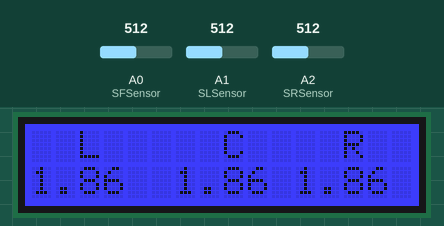
The sketch below on a simulated Arduino Uno, built with avr-gcc and run on an emulated ATmega328P. On the bench: 16×2 character LCD. The inputs (shaded band) are chosen by the test bench; at power-on: A0 (SFSensor) = 512, A1 (SLSensor) = 512, A2 (SRSensor) = 512.

Above: at 1.2 s.
1.3 s: A0 (SFSensor) set to 716
At 2.3 s:
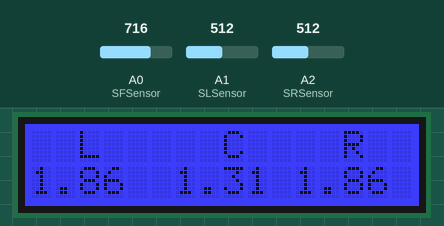
2.9 s: A1 (SLSensor) set to 716
At 3.4 s:
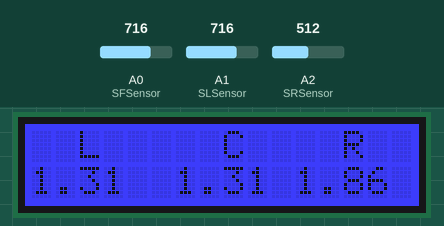
4.5 s: A2 (SRSensor) set to 716
At 5.8 s:
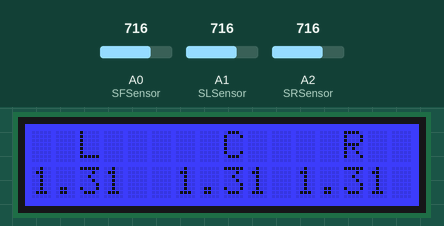
6.2 s: A0 (SFSensor) set to 900
At 6.9 s:
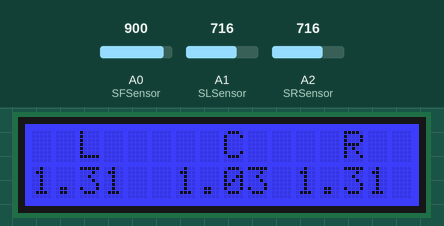
7.9 s: A1 (SLSensor) set to 900
At 9.2 s:
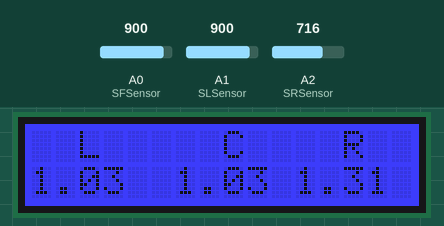
9.5 s: A2 (SRSensor) set to 900
At 10.4 s:
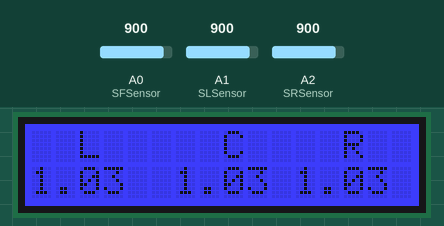
Timing chart, 0 to 12.2 s (numbered marks = the images above; inputs shaded):
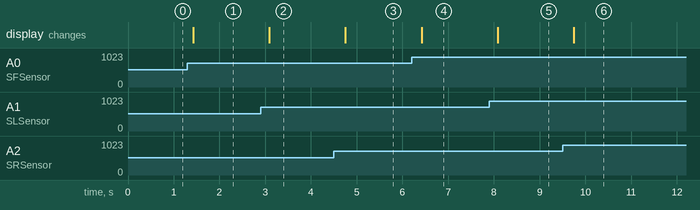

Measured:
- after the input at 1.3 s, the display: changes after 0.13 s (image 1)
- after the input at 2.9 s, the display: changes after 0.19 s (image 2)
- after the input at 4.5 s, the display: changes after 0.25 s (image 3)
- after the input at 6.2 s, the display: changes after 0.22 s (image 4)
- after the input at 7.9 s, the display: changes after 0.18 s (image 5)
- after the input at 9.5 s, the display: changes after 0.24 s (image 6)

The sketch:

sensor_setup.ino
```cpp
#include <Wire.h>
#include <Adafruit_RGBLCDShield.h>
#include <utility/Adafruit_MCP23017.h>
#define RED 0x1
#define YELLOW 0x3
#define GREEN 0x2
#define TEAL 0x6
#define BLUE 0x4
#define VIOLET 0x5
#define WHITE 0x7

Adafruit_RGBLCDShield lcd = Adafruit_RGBLCDShield();

const int SFSensor = A0;  // Analog input pin that the potentiometer is attached to
const int SLSensor = A1;  // Analog input pin that the potentiometer is attached to
const int SRSensor = A2;  // Analog input pin that the potentiometer is attached to
const int LFSensor = A3;  // Analog input pin that the potentiometer is attached to

float SFValue = 0;
float SLValue = 0;
float SRValue = 0;
float LFValue = 0;


void setup() {
  // initialize serial communications at 9600 bps:
  Serial.begin(9600);
  lcd.begin(16, 2);
}

void loop() {
  //Clears the lcd and sets cursor to first row, first column
  lcd.clear();
  lcd.setCursor(0, 0);
  lcd.setBacklight(BLUE);

  //Prints the Left, Center, Right Identifers on the lcd
  //and sets cursor to second row, first column
  lcd.print("  L     C    R");
  lcd.setCursor(0, 1);

  //Calculates Sensor data
  //prints to the lcd
  SLValue = 12.509 * pow(analogRead(SLSensor)*0.0048875855327468, -1.059) / 2.54;
  if (SLValue > 11.80){
    SLValue = 11.8;
  }
  lcd.print(SLValue);
  lcd.setCursor(6, 1);
  SFValue = 12.509 * pow(analogRead(SFSensor)*0.0048875855327468, -1.059) / 2.54;
  if (SFValue > 11.80){
      SFValue = 59.635 * pow(analogRead(LFSensor)*0.0048875855327468, -1.034) / 2.54;

      if (SFValue > 59){
        SFValue = 59;
    }
  }
  lcd.print(SFValue);
  lcd.setCursor(11, 1);
  SRValue = 12.509 * pow(analogRead(SRSensor)*0.0048875855327468, -1.059) / 2.54;
  if (SRValue > 11.80){
    SRValue = 11.8;
  }
  lcd.print(SRValue);

  delay(300);
}
```
